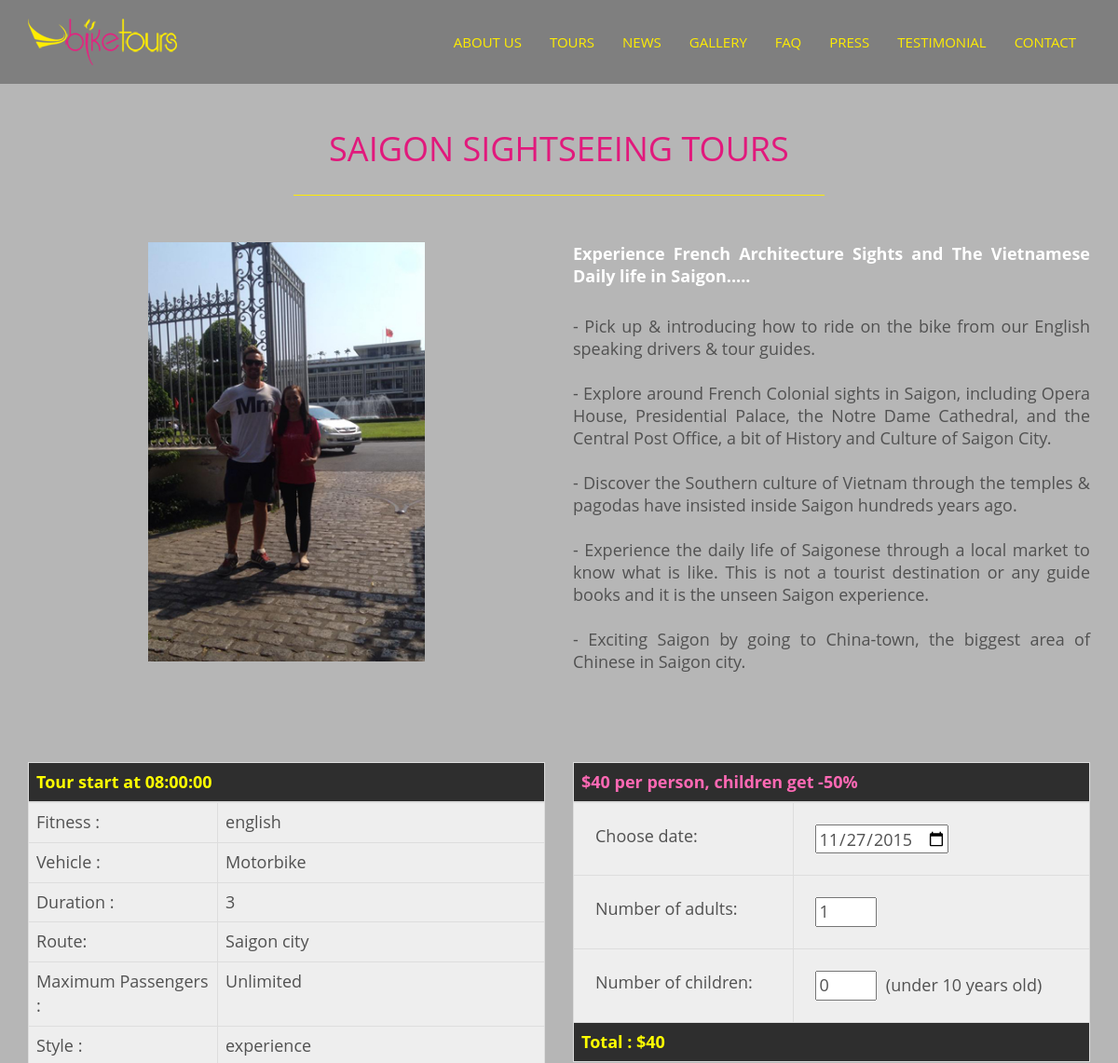
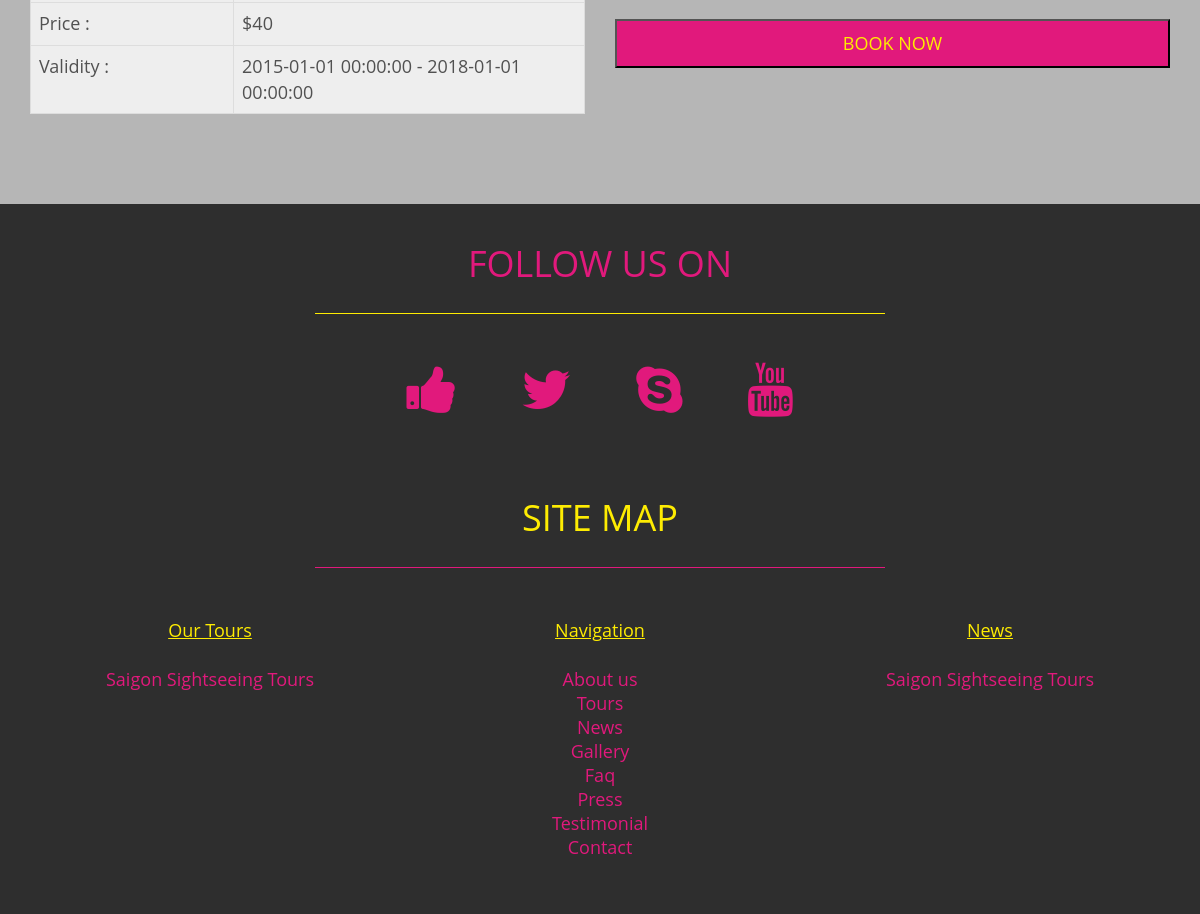
Page /index.php?page=tour&tour_id=1 on the earlier database version (2 pictures, top to bottom).
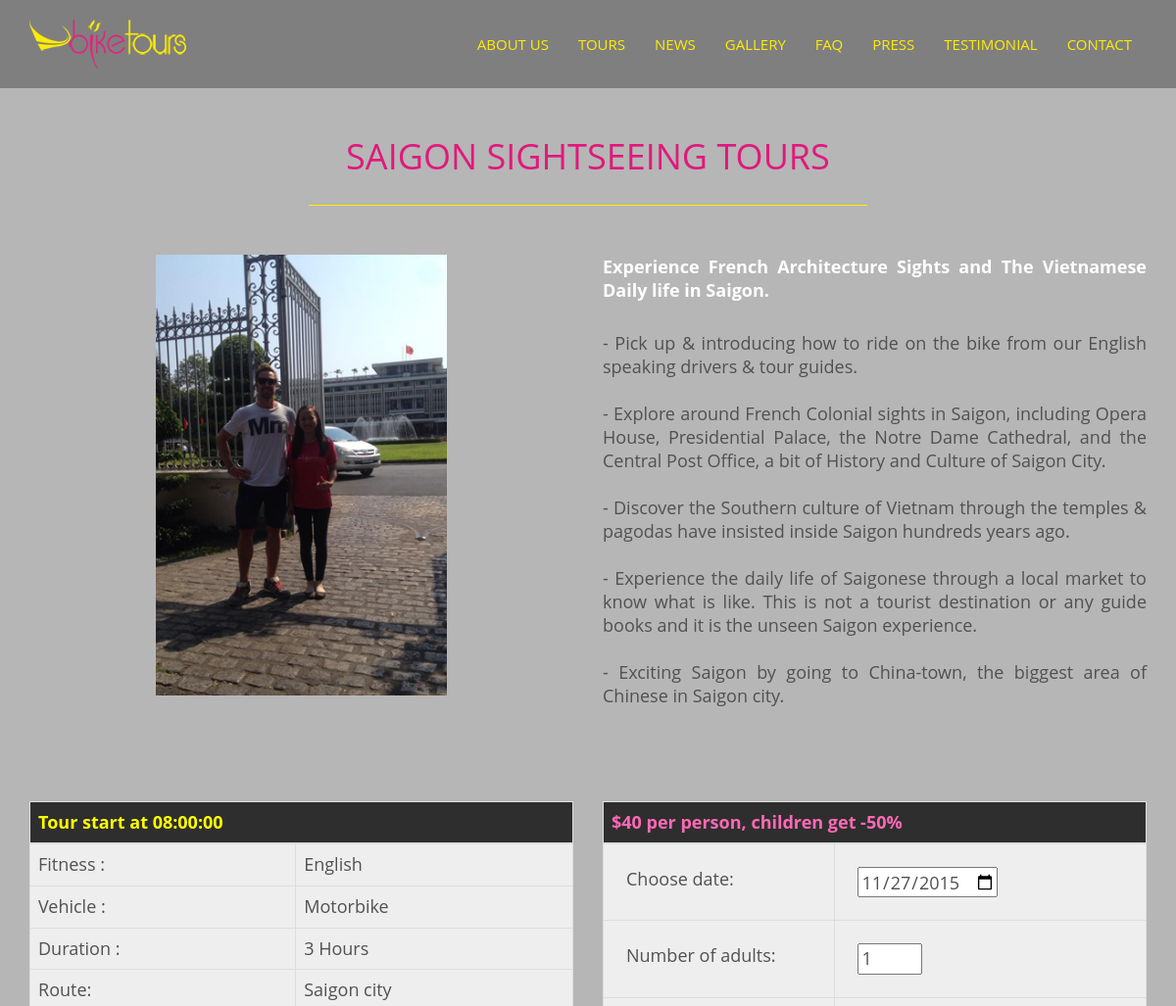
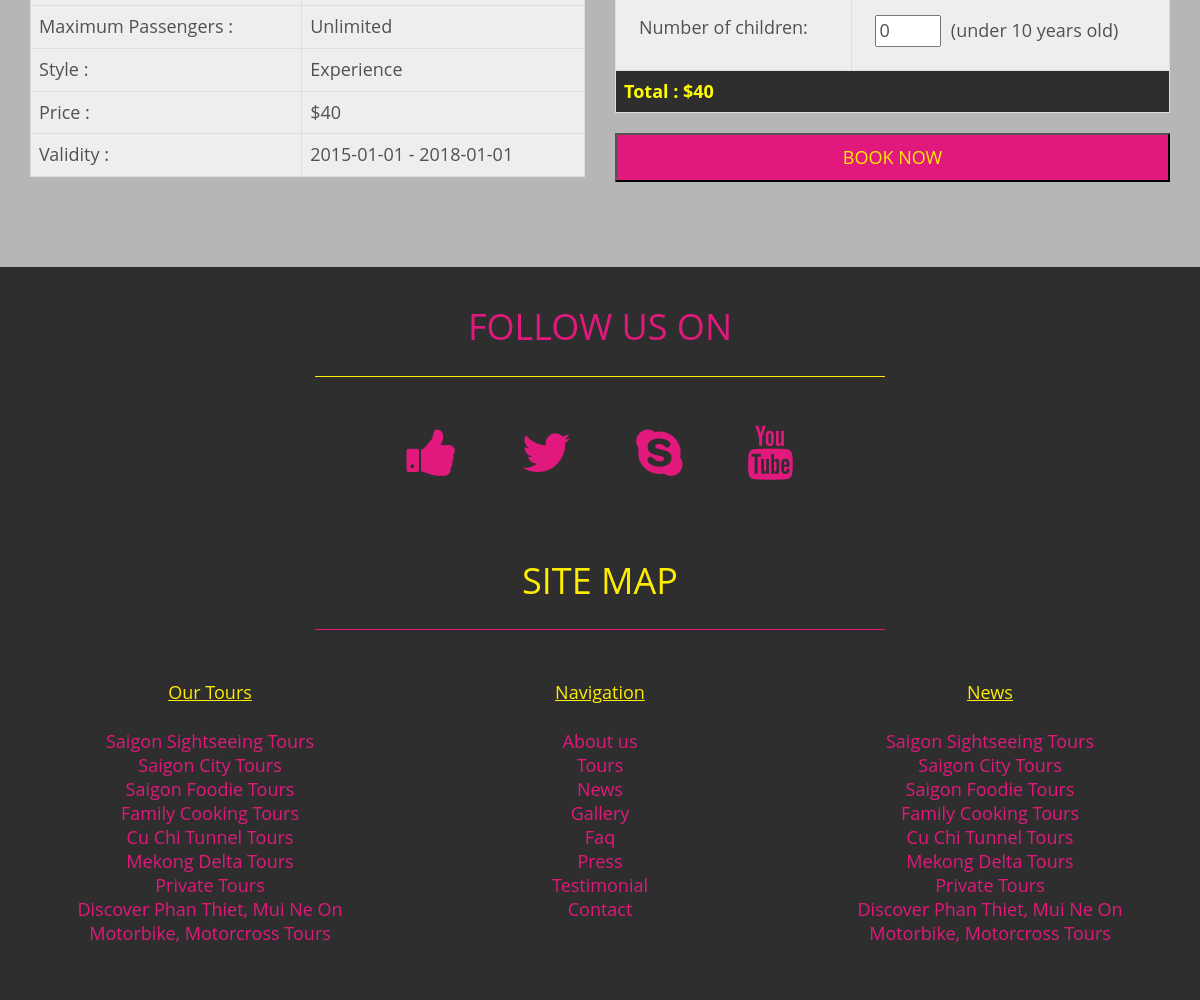
Same page on the later database version (2 pictures, top to bottom).
### tables this page shows
CREATE TABLE IF NOT EXISTS `tour` (
  `id` int(10) unsigned NOT NULL AUTO_INCREMENT,
  `name` varchar(500) NOT NULL,
  `summary` varchar(500) NOT NULL,
  `description` varchar(5000) NOT NULL,
  `fitness` varchar(500) NOT NULL,
  `vehicle` varchar(500) NOT NULL,
  `duration` varchar(500) NOT NULL,
  `style` varchar(500) NOT NULL,
  `route` varchar(5000) NOT NULL,
  `nb_passenger_max` int(11) NOT NULL,
  `price` double NOT NULL,
  `start_time` time NOT NULL,
  `validity_start` date NOT NULL,
  `validity_end` date NOT NULL,
  `picture` varchar(5000) NOT NULL,
  PRIMARY KEY (`id`)
);

### View/tour.php (called while the page is built)
<?php
include 'View/header.php';
include 'View/sections/tour_section.php';
include 'View/footer.php';
?>

### Controller/tour_ctl.php (called while the page is built)
<?php
$tour_dao=new TourDAO($db);
$id_tour=$_GET['tour_id'];
$tour=$tour_dao->get($id_tour);
include 'View/tour.php';
?>

### Model/Classes/DAO/TourDAO.php (called while the page is built, shortened)
<?php
class TourDAO
{
  private $_db;
  public function get($id)
  {
    $id = (int) $id;
    $query = $this->_db->query('SELECT * FROM tour WHERE id = '.$id);
    $tour_datas = $query->fetch(PDO::FETCH_ASSOC);
    return new Tour($tour_datas);
  }
  public function getList()
  {
    $tours = [];
    $query = $this->_db->query('SELECT * FROM tour ORDER BY id');
    if($query!=null){
    while ($datas = $query->fetch(PDO::FETCH_ASSOC))
    {
      $tours[] = new Tour($datas);
    }
    }
    return $tours;
  }
  public function setDb(PDO $db)
  {
    $this->_db = $db;
  }
}
?>

### Model/Classes/Tour.php (called while the page is built, shortened)
<?php
class Tour {
	private $_id;
	private $_name;
	private $_summary;
	private $_description;
	private $_fitness;
	private $_vehicle;
	private $_duration;
	private $_style;
	private $_route;
	private $_nb_passenger_max;
	private $_price;
	private $_start_time;
	private $_validity_start;
	private $_validity_end;
	private $_picture;
	public function hydrate(array $tour)
	{
		foreach ($tour as $key => $value)
		{
			$method = 'set_'.ucfirst($key);
		}
	}
	public function get_id() {
		return $this->_id;
	}
	public function get_name() {
		return $this->_name;
	}
	public function get_summary() {
		return $this->_summary;
	}
	public function get_description() {
		return $this->_description;
	}
	public function get_fitness() {
		return $this->_fitness;
	}
	public function get_vehicle() {
		return $this->_vehicle;
	}
	public function get_duration() {
		return $this->_duration;
	}
	public function get_style() {
		return $this->_style;
	}
	public function get_route() {
		return $this->_route;
	}
	public function get_nb_passenger_max() {
		return $this->_nb_passenger_max;
	}
	public function get_price() {
		return $this->_price;
	}
	public function get_start_time() {
		return $this->_start_time;
	}
	public function get_validity_start() {
		return $this->_validity_start;
	}
	public function get_validity_end() {
		return $this->_validity_end;
	}
	public function get_picture() {
		return $this->_picture;
	}
	public function set_id($id) {
		$this->_id = $id;
	}
	public function set_name($name) {
		$this->_name = $name;
	}
	public function set_summary($summary) {
		$this->_summary = $summary;
	}
	public function set_description($description) {
		$this->_description = $description;
	}
	public function set_fitness($fitness) {
		$this->_fitness = $fitness;
	}
	public function set_vehicle($vehicle) {
		$this->_vehicle = $vehicle;
	}
	public function set_duration($duration) {
		$this->_duration = $duration;
	}
	public function set_style($style) {
		$this->_style = $style;
	}
	public function set_route($route) {
		$this->_route = $route;
	}
	public function set_nb_passenger_max($nb_passenger_max) {
		$this->_nb_passenger_max = $nb_passenger_max;
	}
	public function set_price($price) {
		$this->_price = $price;
	}
	public function set_start_time($start_time) {
		$this->_start_time = $start_time;
	}
	public function set_validity_start($validity_start) {
		$this->_validity_start = $validity_start;
	}
	public function set_validity_end($validity_end) {
		$this->_validity_end = $validity_end;
	}
	public function set_picture($picture) {
		$this->_picture = $picture;
	}
}
?>

### View/tour_infos.php (the view)
<div id="tour_infos" class="col-xs-12 col-md-11 col-lg-6">
	<div>
		<table id="table_infos_tour" class="table table-bordered">
			<thead>
				<th colspan="2">Tour start at <?php echo $tour->get_start_time();?></th>
			</thead>
			<tbody>
				<tr>
					<td>Fitness :</td>
					<td><?php echo $tour->get_fitness ();?></td>
				</tr>
				<tr>
					<td>Vehicle :</td>
					<td><?php echo $tour->get_vehicle ();?></td>
				</tr>
				<tr>
					<td>Duration :</td>
					<td><?php echo $tour->get_duration ();?></td>
				</tr>
				<tr>
					<td>Route:</td>
					<td><?php echo $tour->get_route ();?></td>
				</tr>
				<tr>
					<td>Maximum Passengers :</td>
					<td><?php
					if ($tour->get_nb_passenger_max () != 0)
						echo $tour->get_nb_passenger_max ();
					else
						echo "Unlimited";?>
					</td>
				</tr>
				<tr>
					<td>Style :</td>
					<td><?php echo $tour->get_style ();?></td>
				</tr>
				<tr>
					<td>Price :</td>
					<td><?php echo "$".$tour->get_price ();?></td>
				</tr>
				<tr>
					<td>Validity :</td>
					<td><?php echo $tour->get_validity_start () . " - " . $tour->get_validity_end ();?></td>
				</tr>
			</tbody>
		</table>
	</div>
</div>

### View/sections/tour_section.php (shortened to what the rows shown need)
<section id="tour" style="padding-top: 140px;">
	<div class="container">
		<div class="row">
			<div class="sec-title text-center wow animated fadeInDown">
				<h2> <?php echo $tour -> get_name();?> </h2>
			</div>
			<div id="image_tour" class="col-xs-12 col-md-11 col-lg-6">
				<img id="image_tour" alt="<?php echo $tour->get_picture();?>"
					src="img/uploads/tours/<?php echo str_replace(" ", "_",$tour->get_name());?>/<?php echo $tour->get_picture ();?>" />
			</div>
			<div id="summary_tour" class="col-xs-12 col-md-11 col-lg-6">
				<?php
				echo "<b>" . $tour->get_summary () . "</b>";
				?>
			</div>
			<div id="description_tour" class="col-xs-12 col-md-11 col-lg-6">
				<?php
				echo str_replace ( "\n- ", "<BR/><BR/>- ", $tour->get_description () ) . "<BR/><BR/>";
				?>
			</div>
				<?php include 'View/tour_infos.php';?>
				<?php include 'View/booking_form.php';?>
		</div>
	</div>
</section>

### View/booking_form.php (shortened to what the rows shown need)
<div id="booking" class="col-xs-12 col-md-11 col-lg-6">
	<form method="post" action="index.php?page=cart&action=add">
		<div>
			<table id="table_booking_tour" class="table table-bordered">
				<thead>
					<th colspan="2">$<?php echo $tour->get_price()?> per person, children get -50%</th>
				</thead>
				<tbody>
					<tr>
						<td>Choose date:</td>
						<td><input id="booking_date" name="booking_date" type="date" required="required" value="<?php echo date("Y-m-d");?>" min="<?php echo date("Y-m-d");?>" max="2099-12-31"/></td>
					</tr>
					<tr>
						<td>Number of adults:</td>
						<td><input type="number" id="booking_nb_adults" name="booking_nb_adults" value="1" min="1" max="50" required="required"> </td>
					</tr>
					<tr>
						<td>Number of children:</td>
						<td><input type="number" id="booking_nb_children" name="booking_nb_children" value="0" min="0" max="50"> &nbsp;(under 10 years old)</td>
					</tr>
				</tbody>
				<tfoot>
					<th id="validation_booking" colspan="2">Total :<?php echo " $".$tour->get_price()?></th>
				</tfoot>
			</table>
		</div>
		<button id="submit_booking" name="submit_booking" type="submit"
			class=" btn-pink btn-effect col-xs-12 ">BOOK
			NOW</button>
	</form>
</div>

### View/footer.php (shortened to what the rows shown need)
</main>
<footer id="footer">
<section id="follow_us_section">
		<div class="container">
			<div class="row" >
				<div class="sec-title text-center wow animated fadeInDown">
					<h2> Follow Us On</h2>
				</div>
				<div id="footer-social" class="footer-social">
					<ul class="footer_list">
						<li class="wow animated zoomIn"><a href="#"><i class="fa fa-thumbs-up fa-3x"></i></a></li>
						<li class="wow animated zoomIn" data-wow-delay="0.4s"><a href="#"><i class="fa fa-twitter fa-3x"></i></a></li>
						<li class="wow animated zoomIn" data-wow-delay="0.8s"><a href="#"><i class="fa fa-skype fa-3x"></i></a></li>
						<li class="wow animated zoomIn" data-wow-delay="1.2s"><a href="#"><i class="fa fa-youtube fa-3x"></i></a></li>
				</ul>
			</div>
</section>
<section id="site_map_section" class="parallax">
<div class="container">
	<div class="row" >
		<div class="sec-title text-center wow animated fadeInDown">
			<h2>SITE MAP</h2>
		</div>
		<div id="tourlinks" class="links col-lg-4 col-md-4 col-xs-12">
				<li><a href="index.php#tours_section" style="text-decoration: underline; color: #feec02;">Our Tours</a></li>
				<p><br/></p>
				<?php
					$tour_dao = new TourDAO($db);
					$tours_list=$tour_dao->getList();
					foreach ( $tours_list as $tour ) {
				?>
				<li><a href="index.php?page=tour&tour_id=<?php echo $tour->get_id() ?>">
				<?php
					echo $tour->get_name () ;
				?>
				</a></li>
				<?php }?>
		</div>
		<div id="navlinks"class="links col-lg-4 col-md-4 col-xs-12">
			<li><a href="#" style="text-decoration: underline; color: #feec02;">Navigation</a></li>
			<p><br/></p>
			<li><a href="index.php#about">About us</a></li>
			<li><a href="index.php#tours_section">Tours</a></li>
			<li><a href="index.php#news">News</a></li>
			<li><a href="index.php#gallery">Gallery</a></li>
			<li><a href="index.php#faq">Faq</a></li>
			<li><a href="index.php#press">Press</a></li>
			<li><a href="index.php#testimonials">Testimonial</a></li>
			<li><a href="index.php#contact">Contact</a></li>
		</div>
		<div id="newslinks"class="links col-lg-4 col-md-4 col-xs-12">
				<li><a href="index.php#news" style="text-decoration: underline; color: #feec02;">News</a></li>
				<p><br/></p>
				<?php
					foreach ( $tours_list as $tour ) {
				?>
				<li><a href="index.php?page=tour&tour_id=<?php echo $tour->get_id() ?>">
				<?php
					echo $tour->get_name () ;
				?>
				</a></li>
				<?php }?>
		</div>
	</div>
</div>
</section>
</footer>
</body>
</html>

Differences in the rows shown:
changed tour "Saigon Sightseeing Tours": summary "Experience French Architecture Sights and The Vietnamese Daily life in Saigon....." → "Experience French Architecture Sights and The Vietnamese Daily life in Saigon."; fitness "english" → "English"; duration "3" → "3 Hours"; style "experience" → "Experience"; validity_start "2015-01-01 00:00:00" → "2015-01-01"; validity_end "2018-01-01 00:00:00" → "2018-01-01"
added tour: name "Saigon City Tours"
added tour: name "Saigon Foodie Tours"
added tour: name "Family Cooking Tours"
added tour: name "Cu Chi Tunnel Tours"
added tour: name "Mekong Delta Tours"
added tour: name "Private Tours"
added tour: name "Discover Phan Thiet, Mui Ne On Motorbike, Motorcross Tours"
